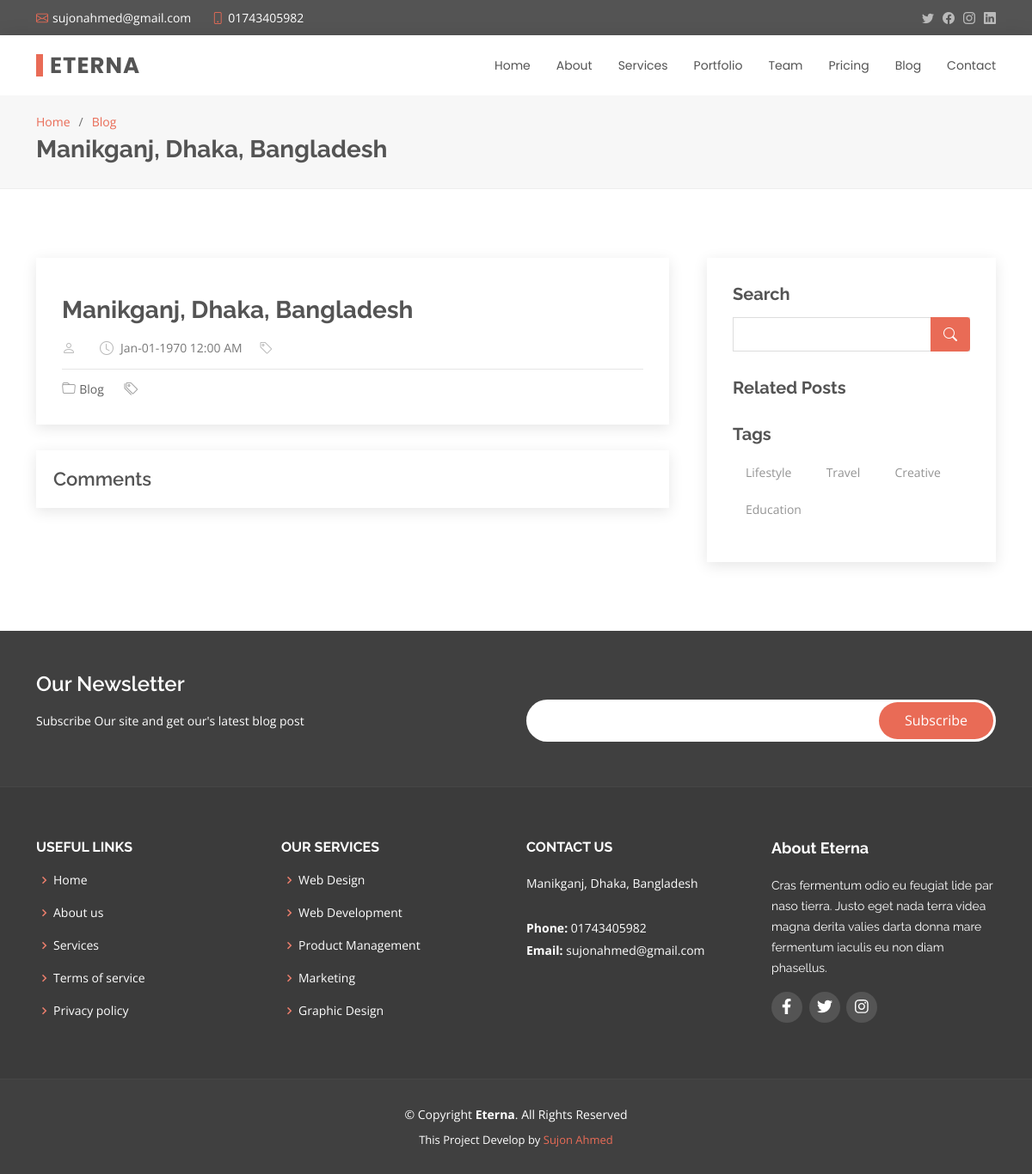
The page /blog-single.php on the database its author committed.
### tables this page shows
CREATE TABLE `address` (
  `address_id` int(11) NOT NULL,
  `address_title` varchar(255) NOT NULL,
  `map_link` varchar(500) NOT NULL,
  `address_created` datetime NOT NULL DEFAULT current_timestamp()
);

CREATE TABLE `blog_category` (
  `blog_cat_id` int(11) NOT NULL,
  `blog_cat_name` varchar(25) NOT NULL,
  `blog_cat_created_at` datetime NOT NULL DEFAULT current_timestamp()
);

CREATE TABLE `social` (
  `social_id` int(11) NOT NULL,
  `social_name` varchar(80) NOT NULL,
  `social_icon` varchar(50) NOT NULL,
  `social_link` varchar(255) NOT NULL,
  `social_created` datetime NOT NULL DEFAULT current_timestamp()
);

### admin/main.php (called while the page is built, shortened)
<?php
    class Main{
        protected $host = 'localhost';
        protected $user = 'root';
        protected $pass = '';
        protected $db = 'eterna';
        protected $con;
        public function __construct()
        {
            $this->con = new mysqli($this->host,$this->user,$this->pass,$this->db);
        }
         public function profile_retrives(){
            $this->sql ="SELECT * FROM `admin`";
            $this->result = $this->con->query($this->sql);
            if($this->result == true){
                return $this->result;
            }else{
                return false;
            }
        }
            public function get_cat()
            {
                $this->sql = "SELECT * FROM blog_category";
                  $this->result = $this->con->query($this->sql);
                  if($this->result == true){
                      return $this->result;
                  }else{
                      return false;
                  }
            }
            public function get_location()
            {
                $this->sql = "SELECT * FROM `address`";
                $this->result = $this->con->query($this->sql);
                if($this->result == true){
                    return $this->result;
                }else{
                    return false;
                }
            }
            public function get_social()
            {
                $this->sql = "SELECT * FROM `social`";
                $this->result = $this->con->query($this->sql);
                if($this->result == true){
                    return $this->result;
                }else{
                    return false;
                }
            }
    }
?>

### blog-single.php (the view, shortened to what this page needs)
<?php
  include 'font_header.php';
?>
  <main id="main">
    <section id="breadcrumbs" class="breadcrumbs">
      <div class="container">
        <ol>
          <li><a href="index.php">Home</a></li>
          <li><a href="blog.php">Blog</a></li>
        </ol>
        <h2><?php echo $title; ?></h2>
      </div>
    </section>
    <section id="blog" class="blog">
      <div class="container" data-aos="fade-up">
        <div class="row">
          <div class="col-lg-8 entries">
            <article class="entry entry-single">
              <div class="entry-img">
              </div>
              <h2 class="entry-title">
                <a href="blog-single.php?id=<?php echo $blog_id; ?>"><?php echo $title; ?></a>
              </h2>
              <div class="entry-meta">
                <ul>
                  <li class="d-flex align-items-center"><i class="bi bi-person"></i><a href="blog-single.php?id=<?php echo $blog_id; ?>"><?php echo $admin; ?></a></li>
                  <li class="d-flex align-items-center"><i class="bi bi-clock"></i><a href="blog-single.php?id=<?php echo $blog_id;?>"><?php echo date('M-d-Y h:i A',strtotime($blog_created)); ?></a></li>
                  <li class="d-flex align-items-center"><i class="bi bi-tag"></i><a href="blog-single.php?id=<?php echo $blog_id;?>"><?php echo $blog_cat; ?></a></li>
                </ul>
              </div>
              <div class="entry-footer">
                <i class="bi bi-folder"></i>
                <ul class="cats">
                  <li><a href="blog-single.php?id=<?php echo $blog_id;?>">Blog</a></li>
                </ul>
                <i class="bi bi-tags"></i>
              </div>
            </article>
            <div class="blog-author">
              <div>
                <h4>Comments</h4>
              </div>
            </div>
          </div>
          <div class="col-lg-4">
            <div class="sidebar">
              <h3 class="sidebar-title">Search</h3>
              <div class="sidebar-item search-form">
                <form action="">
                  <input type="text">
                  <button type="submit"><i class="bi bi-search"></i></button>
                </form>
              </div>
              <h3 class="sidebar-title">Related Posts</h3>
              <h3 class="sidebar-title">Tags</h3>
              <div class="sidebar-item tags">
                <ul>
                  <?php
                    if($get_blog_category->num_rows > 0){
                      while($cat = $get_blog_category->fetch_object()){
                        ?>
                          <li><a href="cat_wise_post.php?id=<?php echo $cat->blog_cat_id; ?>"><?php echo $cat->blog_cat_name; ?></a></li>
                        <?php
                      }
                    }
                  ?>
                </ul>
              </div>
            </div>
          </div>
        </div>
      </div>
    </section>
  </main>
  <?php include 'font_footer.php'; ?>

### font_header.php (shortened to what this page needs)
<?php
include 'admin/main.php';
$obj = new Main();
$email = $obj->profile_retrives();
if ($email->num_rows > 0) {
  while ($row = $email->fetch_object()) {
    $admin_email = $row->admin_email;
    $admin_phone = $row->admin_phone;
  }
}
$get_blog_category = $obj->get_cat();
$get_location = $obj->get_location();
if ($get_location->num_rows > 0) {
  while ($row = $get_location->fetch_object()) {
    $title = $row->address_title;
  }
}
$get_social_media = $obj->get_social();
?>
<!DOCTYPE html>
<html lang="en">
<head>
  <link href="assets/vendor/animate.css/animate.min.css" rel="stylesheet">
  <link href="assets/vendor/bootstrap/css/bootstrap.min.css" rel="stylesheet">
  <link href="assets/vendor/bootstrap-icons/bootstrap-icons.css" rel="stylesheet">
  <link href="assets/vendor/boxicons/css/boxicons.min.css" rel="stylesheet">
  <link href="assets/vendor/glightbox/css/glightbox.min.css" rel="stylesheet">
  <link href="assets/vendor/swiper/swiper-bundle.min.css" rel="stylesheet">
  <link href="assets/css/style.css" rel="stylesheet">
  <link rel="stylesheet" href="https://cdnjs.cloudflare.com/ajax/libs/font-awesome/5.15.4/css/all.min.css" />
</head>
<body>
  <section id="topbar" class="d-flex align-items-center">
    <div class="container d-flex justify-content-center justify-content-md-between">
      <div class="contact-info d-flex align-items-center">
        <i class="bi bi-envelope d-flex align-items-center"><a href="mailto:contact@example.com"><?php echo $admin_email; ?></a></i>
        <i class="bi bi-phone d-flex align-items-center ms-4"><span><?php echo $admin_phone; ?></span></i>
      </div>
      <div class="social-links d-none d-md-flex align-items-center">
        <a href="#" class="twitter"><i class="bi bi-twitter"></i></a>
        <a href="#" class="facebook"><i class="bi bi-facebook"></i></a>
        <a href="#" class="instagram"><i class="bi bi-instagram"></i></a>
        <a href="#" class="linkedin"><i class="bi bi-linkedin"></i></i></a>
      </div>
    </div>
  </section>
  <header id="header" class="d-flex align-items-center">
    <div class="container d-flex justify-content-between align-items-center">
      <div class="logo">
        <h1><a href="index.php">Eterna</a></h1>
      </div>
      <nav id="navbar" class="navbar">
        <ul>
          <li><a class="<?= (basename($_SERVER['PHP_SELF']) == "index.php") ? "active" : "" ?>" href="index.php">Home</a></li>
          <li><a class="<?= (basename($_SERVER['PHP_SELF']) == "about.php") ? "active" : "" ?>" href="about.php">About</a></li>
          <li><a class="<?= (basename($_SERVER['PHP_SELF']) == "services.php") ? "active" : "" ?>" href="services.php">Services</a></li>
          <li><a class="<?= (basename($_SERVER['PHP_SELF']) == "portfolio.php") ? "active" : "" ?>" href="portfolio.php">Portfolio</a></li>
          <li><a class="<?= (basename($_SERVER['PHP_SELF']) == "team.php") ? "active" : "" ?>" href="team.php">Team</a></li>
          <li><a class="<?= (basename($_SERVER['PHP_SELF']) == "pricing.php") ? "active" : "" ?>" href="pricing.php">Pricing</a></li>
          <li><a class="<?= (basename($_SERVER['PHP_SELF']) == "blog.php") ? "active" : "" ?>" href="blog.php">Blog</a></li>
          <li><a class="<?= (basename($_SERVER['PHP_SELF']) == "contact.php") ? "active" : "" ?>" href="contact.php">Contact</a></li>
        </ul>
      </nav>
    </div>
  </header>

### font_footer.php (shortened to what this page needs)
<footer id="footer">
<div class="footer-newsletter">
  <div class="container">
    <div class="row">
      <div class="col-lg-6">
        <h4>Our Newsletter</h4>
        <p>Subscribe Our site and get our's latest blog post</p>
      </div>
      <div class="col-lg-6">
        <form action="subscribe.php" method="POST">
          <input type="email" name="email"><input type="submit" name="submit" value="Subscribe">
        </form>
      </div>
    </div>
  </div>
</div>
<div class="footer-top">
  <div class="container">
    <div class="row">
      <div class="col-lg-3 col-md-6 footer-links">
        <h4>Useful Links</h4>
        <ul>
          <li><i class="bx bx-chevron-right"></i> <a href="#">Home</a></li>
          <li><i class="bx bx-chevron-right"></i> <a href="#">About us</a></li>
          <li><i class="bx bx-chevron-right"></i> <a href="#">Services</a></li>
          <li><i class="bx bx-chevron-right"></i> <a href="#">Terms of service</a></li>
          <li><i class="bx bx-chevron-right"></i> <a href="#">Privacy policy</a></li>
        </ul>
      </div>
      <div class="col-lg-3 col-md-6 footer-links">
        <h4>Our Services</h4>
        <ul>
          <li><i class="bx bx-chevron-right"></i> <a href="#">Web Design</a></li>
          <li><i class="bx bx-chevron-right"></i> <a href="#">Web Development</a></li>
          <li><i class="bx bx-chevron-right"></i> <a href="#">Product Management</a></li>
          <li><i class="bx bx-chevron-right"></i> <a href="#">Marketing</a></li>
          <li><i class="bx bx-chevron-right"></i> <a href="#">Graphic Design</a></li>
        </ul>
      </div>
      <div class="col-lg-3 col-md-6 footer-contact">
        <h4>Contact Us</h4>
        <p>
          <?php echo $title; ?> <br><br>
          <strong>Phone:</strong> <?php echo $admin_phone; ?><br>
          <strong>Email:</strong> <?php echo $admin_email; ?><br>
        </p>
      </div>
      <div class="col-lg-3 col-md-6 footer-info">
        <h3>About Eterna</h3>
        <p>Cras fermentum odio eu feugiat lide par naso tierra. Justo eget nada terra videa magna derita valies darta donna mare fermentum iaculis eu non diam phasellus.</p>
        <div class="social-links mt-3">
          <?php
            if($get_social_media->num_rows > 0){
              while($row = $get_social_media->fetch_object()){
                ?>
                  <a href="<?php echo $row->social_link; ?>" target="_blank" class="social"><i class="<?php echo $row->social_icon; ?>"></i></a>
                <?php
              }
            }
          ?>
        </div>
      </div>
    </div>
  </div>
</div>
<div class="container">
  <div class="copyright">
    &copy; Copyright <strong><span>Eterna</span></strong>. All Rights Reserved
  </div>
  <div class="credits">
    This Project Develop by <a target="_blank" href="https://github.com/Sujon-Ahmed">Sujon Ahmed</a>
  </div>
</div>
</footer>
</body>
</html>

### rows shown on the page
address: address_title "Manikganj, Dhaka, Bangladesh"
blog_category: blog_cat_name "Lifestyle"
blog_category: blog_cat_name "Travel"
blog_category: blog_cat_name "Creative"
blog_category: blog_cat_name "Education"

### other values the page prints
$admin_email "sujonahmed@gmail.com"
$admin_phone "01743405982"
date('M-d-Y h:i A',strtotime($blog_created)) "Jan-01-1970 12:00 AM"
